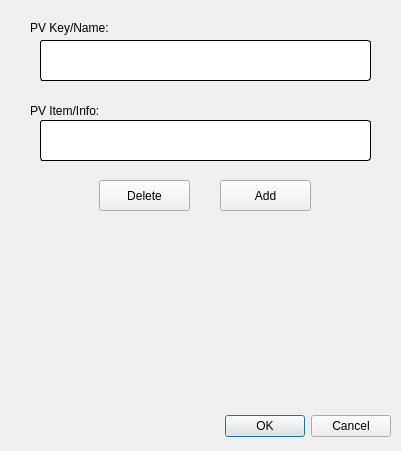
<?xml version="1.0" encoding="UTF-8"?>
<ui version="4.0">
 <class>new_config</class>
 <widget class="QDialog" name="new_config">
  <property name="geometry">
   <rect>
    <x>0</x>
    <y>0</y>
    <width>401</width>
    <height>451</height>
   </rect>
  </property>
  <property name="windowTitle">
   <string>Dialog</string>
  </property>
  <widget class="QDialogButtonBox" name="buttonBox">
   <property name="geometry">
    <rect>
     <x>220</x>
     <y>410</y>
     <width>171</width>
     <height>32</height>
    </rect>
   </property>
   <property name="orientation">
    <enum>Qt::Horizontal</enum>
   </property>
   <property name="standardButtons">
    <set>QDialogButtonBox::Cancel|QDialogButtonBox::Ok</set>
   </property>
  </widget>
  <widget class="QLineEdit" name="lineEdit">
   <property name="geometry">
    <rect>
     <x>40</x>
     <y>40</y>
     <width>331</width>
     <height>41</height>
    </rect>
   </property>
   <property name="styleSheet">
    <string notr="true">border:1px solid black;
border-radius:3;</string>
   </property>
  </widget>
  <widget class="QLineEdit" name="lineEdit_2">
   <property name="geometry">
    <rect>
     <x>40</x>
     <y>120</y>
     <width>331</width>
     <height>41</height>
    </rect>
   </property>
   <property name="styleSheet">
    <string notr="true">border:1px solid black;
border-radius:3;</string>
   </property>
  </widget>
  <widget class="QLabel" name="label">
   <property name="geometry">
    <rect>
     <x>30</x>
     <y>20</y>
     <width>91</width>
     <height>16</height>
    </rect>
   </property>
   <property name="text">
    <string>PV Key/Name:</string>
   </property>
  </widget>
  <widget class="QLabel" name="label_2">
   <property name="geometry">
    <rect>
     <x>30</x>
     <y>100</y>
     <width>91</width>
     <height>21</height>
    </rect>
   </property>
   <property name="text">
    <string>PV Item/Info:</string>
   </property>
  </widget>
  <widget class="QPushButton" name="btn_add">
   <property name="geometry">
    <rect>
     <x>220</x>
     <y>180</y>
     <width>91</width>
     <height>31</height>
    </rect>
   </property>
   <property name="text">
    <string>Add</string>
   </property>
  </widget>
  <widget class="QPushButton" name="btn_delete">
   <property name="geometry">
    <rect>
     <x>99</x>
     <y>180</y>
     <width>91</width>
     <height>31</height>
    </rect>
   </property>
   <property name="text">
    <string>Delete</string>
   </property>
  </widget>
  <widget class="QWidget" name="verticalLayoutWidget">
   <property name="geometry">
    <rect>
     <x>9</x>
     <y>229</y>
     <width>381</width>
     <height>161</height>
    </rect>
   </property>
   <layout class="QVBoxLayout" name="verticalLayout"/>
  </widget>
 </widget>
 <resources/>
 <connections>
  <connection>
   <sender>buttonBox</sender>
   <signal>accepted()</signal>
   <receiver>new_config</receiver>
   <slot>accept()</slot>
   <hints>
    <hint type="sourcelabel">
     <x>248</x>
     <y>254</y>
    </hint>
    <hint type="destinationlabel">
     <x>157</x>
     <y>274</y>
    </hint>
   </hints>
  </connection>
  <connection>
   <sender>buttonBox</sender>
   <signal>rejected()</signal>
   <receiver>new_config</receiver>
   <slot>reject()</slot>
   <hints>
    <hint type="sourcelabel">
     <x>316</x>
     <y>260</y>
    </hint>
    <hint type="destinationlabel">
     <x>286</x>
     <y>274</y>
    </hint>
   </hints>
  </connection>
 </connections>
</ui>
